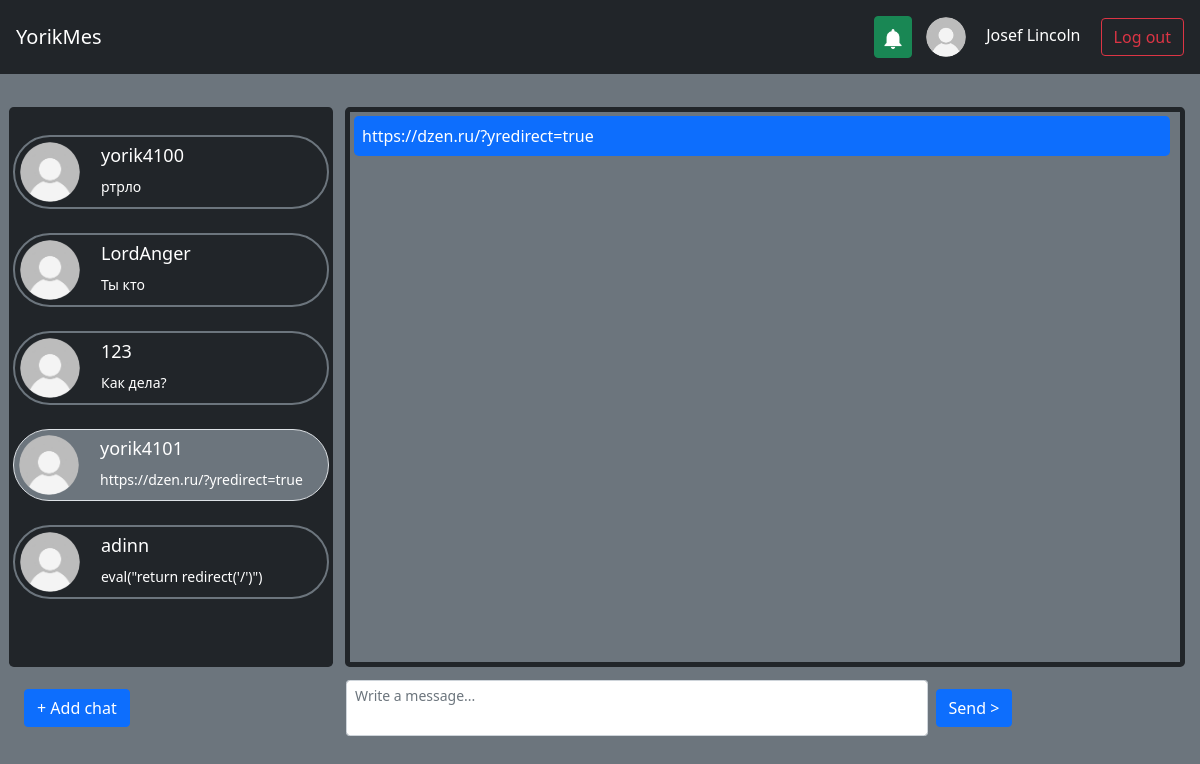
/chats/10 (signed in), run on the app's committed database.
### db_scripts/data/users.py (models this page shows, shortened)
class User(SqlAlchemyBase, UserMixin, SerializerMixin):
    __tablename__ = 'users'
    id = sqlalchemy.Column(sqlalchemy.Integer,
                           primary_key=True, autoincrement=True)
    email = sqlalchemy.Column(sqlalchemy.String,
                              index=True, unique=True, nullable=True)
    nickname = sqlalchemy.Column(sqlalchemy.String, nullable=True)
    surname = sqlalchemy.Column(sqlalchemy.String, nullable=True)
    name = sqlalchemy.Column(sqlalchemy.String, nullable=True)
    age = sqlalchemy.Column(sqlalchemy.Integer, nullable=True)
    hashed_password = sqlalchemy.Column(sqlalchemy.String, nullable=True)
    modified_date = sqlalchemy.Column(sqlalchemy.DateTime,
                                      default=datetime.datetime.now)
    contacts = orm.relationship("Chat", back_populates='user')
    avatar = orm.relationship("Avatar", back_populates='user')

### db_scripts/data/messages.py (models this page shows)
class Message(SqlAlchemyBase, SerializerMixin):
    __tablename__ = 'messages'
    id = sqlalchemy.Column(sqlalchemy.Integer,
                           primary_key=True, autoincrement=True)
    chat_id = sqlalchemy.Column(sqlalchemy.Integer, sqlalchemy.ForeignKey("chats.id"))
    text = sqlalchemy.Column(sqlalchemy.String, nullable=False)
    date_time = sqlalchemy.Column(sqlalchemy.DateTime, default=datetime.datetime.now())
    chat = orm.relationship('Chat')

### main.py (the view, shortened to what this page needs)
@app.route("/chats/<int:id_>", methods=['GET', 'POST'])
def chat_by_id(id_: int):
    visible_notif = all((request.args.get("visible_notif", type=bool, default=False), current_user.is_authenticated))
    db_sess = db_session.create_session()
    if current_user.is_authenticated:
        if db_sess.query(Chat).get(id_).user_id != current_user.id:
            return redirect("/")
        contacts = list(map(lambda x: ContactCard(x),
                            db_sess.query(Chat).filter(Chat.user_id == current_user.id).all()))
        chat = db_sess.query(Chat).get(id_)
        forward = chat.messages if chat else []
        reverse = db_sess.query(Chat).filter(Chat.user_id == chat.contact,
                                             Chat.contact == chat.user_id).first()
        reverse = reverse.messages if reverse else []
        messages = list(sorted(forward + reverse, key=lambda x: x.date_time))
        notifications = list(map(lambda x: NoticeCard(x),
                                 db_sess.query(Notification).filter(Notification.user_id == current_user.id).all()))
        form = SendMessageForm()
        return render_template('chat.html', id=id_, title="Chats",
                               contacts=contacts, messages=messages, notifications=notifications, chat_id=id_,
                               user_id=current_user.id, form=form, notifications_default_visible=visible_notif)
    else:
        contacts = []
        notifications = []
    return render_template("index.html", title="Chats", contacts=contacts, notifications=notifications)

### db_scripts/forms/send_message.py
class SendMessageForm(FlaskForm):
    text = TextAreaField('Send message', validators=[DataRequired()])
    submit = SubmitField('Send >')

### db_scripts/db_session.py (called while the page is built)
def create_session() -> Session:
    global __factory
    return __factory()

### main.py (called while the page is built)
def render_template(*args, **kwargs):
    db_sess = db_session.create_session()
    if current_user.is_authenticated:
        avatar = db_sess.query(Avatar).filter(Avatar.user_id == current_user.id).first()
    else:
        avatar = None
    return flask.render_template(*args, **kwargs, avatar=avatar.id if avatar else None)

@login_manager.user_loader
def load_user(user_id):
    db_sess = db_session.create_session()
    return db_sess.query(User).get(user_id)

### templates/chat.html (shortened to what this page needs)
{% extends "index.html" %}
{% block chat %}
    {% for mess in messages %}
        {% if mess.chat.user_id == user_id %}
            <p class="bg-primary p-2 rounded-3" style="max-width: 68vw; word-break: break-word;
                   white-space: pre-wrap;
                   -moz-white-space: pre-wrap;">{{ mess.text }}</p>
        {% else %}
            <p class="bg-dark p-2 rounded-3" style="max-width: 68vw; word-break: break-word;
                   white-space: pre-wrap;
                   -moz-white-space: pre-wrap;">{{ mess.text }}</p>
        {% endif %}
    {% endfor %}
{% endblock %}
{% block message %}
    <form action="" method="post" id="f1">
        <table style="width: 100%;">
            <tr>
                <td class="p-1">
                    {{ form.text(class="form-control form-control-sm", style="resize:none; height:7vh;", placeholder="Write a message...") }}
                </td>
                <td class="p-1">
                    {{ form.submit(type="submit", class="btn btn-primary", autofocus=True) }}
                </td>
            </tr>
        </table>
    </form>
{% endblock %}

### templates/index.html (shortened to what this page needs)
{% extends "base.html" %}
{% block content %}
    {% if current_user.is_authenticated %}
        <div><table><tr>
            <td>
                <div class="scroll rounded-3">
                    {% for user in contacts %}
                        <a class="p-2 text-white" style="text-decoration: none;" href="/chats/{{ user.id }}">
                            {% if user.id == id %}
                            <div class="border p-1 bg-secondary rounded-pill">
                            {% else %}
                            <div class="border p-1 border-secondary border-2 rounded-pill">
                            {% endif %}
                                <table>
                                    <tr>
                                        <td rowspan="2">
                                            <img src="{{ url_for('static', filename='img/user-profile-icon.png'
                                                 if not user.avatar else 'img/avatars/#' + user.avatar|string + '.png') }}"
                                                 width="60" height="60" alt="" class="rounded rounded-circle">
                                        </td>
                                        <td>
                                            <span class="p-1" style="margin-left: 15px; font-size: 18px;">{{ user.showed_name }}</span>
                                        </td>
                                    </tr>
                                    <tr>
                                        <td>
                                            <div class="p-1" style="margin-left: 15px; font-size: 14px;"
                                                  id="last_mess">{{ user.last_message }}</div>
                                        </td>
                                    </tr>
                                </table>
                            </div>
                        </a>
                    {% endfor %}
                </div>
            </td>
            <td>
                <div class="messages rounded-3 border border-dark border-5 bg-secondary" style="margin-left: 10px" id="autoscroll">
                    {% block chat %}Please, select a chat{% endblock %}
                </div>
            </td>
        </tr>
        <tr>
            <td class="p-3">
                <div>
                    <a href="/add_chat" class="btn btn-primary">+ Add chat</a>
                </div>
            </td>
            <td class="p-2">
                {% block message %}{% endblock %}
            </td>
        </tr>
        </table></div><br>
    {% endif %}
{% endblock %}

### templates/base.html (shortened to what this page needs)
<!DOCTYPE html>
<html lang="en">
    <head>
        <link rel="stylesheet"
            href="https://cdn.jsdelivr.net/npm/bootstrap@5.0.0-beta1/dist/css/bootstrap.min.css"
>
    </head>
    <nav class="navbar navbar-dark bg-dark p-3">
        <a class="navbar-brand" href="/">YorikMes</a>
        {% if current_user.is_authenticated %}
            <div class="">
                <button class="btn btn-success opener p-2" type="button" aria-controls="modal-example" onclick="window['modal-example'].showModal()" style="margin-right: 10px;">
                    <img src="{{ url_for('static', filename='img/notification-bell.png') }}" width="20" height="20" alt="">
                </button>
                <a href="/profile" style="text-decoration: none;">
                    <img src="{{ url_for('static', filename='img/user-profile-icon.png'
                    if not avatar else 'img/avatars/#' + avatar|string + '.png') }}" width="40" height="40" alt="" class="rounded rounded-circle">
                    <span class="text-white p-3" id="name_label">{% if current_user.surname %}{{ current_user.surname }}{% endif %} {{ current_user.name }}</span>
                </a>
                <a class="btn btn-outline-danger" href="/logout">Log out</a>
            </div>
        {% else %}
            <div class="">
                <a class="btn btn-outline-success" href="/login">Log in</a>
                <a class="btn btn-primary" href="/register">Register</a>
            </div>
        {% endif %}
    </nav>
    <body class="bg-secondary">
        <main role="main" class="p-2 text-white">
            <br>
            <div>{% block content %}{% endblock %}</div>
        </main>
    </body>
</html>

### templates/index.html (style rules this page uses)
div.scroll { margin:4px, 4px; padding:4px; background-color: #212529; width: 27vw; height: 70vh; overflow-x: hidden; overflow-y: auto; text-align:justify; }
div.messages { margin:4px, 4px; padding:4px; width: 70vw; height: 70vh; overflow-x: hidden; overflow-y: auto; text-align:justify; }
#last_mess { white-space: nowrap; width: 20vw; overflow: hidden; text-overflow: ellipsis; }

### templates/base.html (style rules this page uses)
#name_label { white-space: nowrap; width: 300px; overflow: hidden; text-overflow: ellipsis; }

### data on the page
User: surname "Josef", name "Lincoln"
User: showed_name "yorik4100"
Message: last_message "ртрло"
User: showed_name "LordAnger"
Message: last_message "Ты кто"
User: showed_name "123"
Message: last_message "Как дела?"
User: showed_name "yorik4101"
Message: last_message "https://dzen.ru/?yredirect=true", text "https://dzen.ru/?yredirect=true"
User: showed_name "adinn"
Message: last_message "eval(\"return redirect('/')\")"
